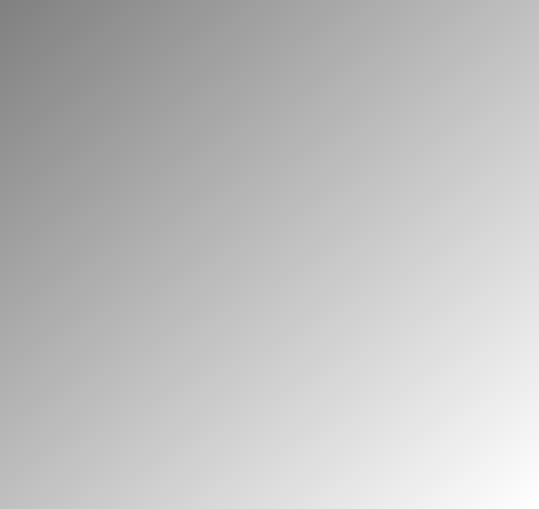
<?xml version="1.0" encoding="UTF-8"?>
<ui version="4.0">
 <class>QtStaircaseCardCreatorMainDialog</class>
 <widget class="QDialog" name="QtStaircaseCardCreatorMainDialog">
  <property name="windowModality">
   <enum>Qt::ApplicationModal</enum>
  </property>
  <property name="geometry">
   <rect>
    <x>0</x>
    <y>0</y>
    <width>539</width>
    <height>509</height>
   </rect>
  </property>
  <property name="sizePolicy">
   <sizepolicy hsizetype="Maximum" vsizetype="Maximum">
    <horstretch>0</horstretch>
    <verstretch>0</verstretch>
   </sizepolicy>
  </property>
  <property name="windowTitle">
   <string>CodeToHtml</string>
  </property>
  <property name="windowIcon">
   <iconset resource="../../Games/GameAminoAcidFighter/GameAminoAcidFighter.qrc">
    <normaloff>:/images/R.png</normaloff>:/images/R.png</iconset>
  </property>
  <property name="styleSheet">
   <string notr="true">QDialog { 
background-color: qlineargradient(x1: 0, y1: 0, x2: 1, y2: 1, stop: 0  #808080, stop: 1 #ffffff);
}

QPushButton { font: 18 px  }
QTabWidget { font: 12 px  }
QLabel { font: 12px }
QComboBox { font: 12px }
QPlainTextEdit { font: 10px }
</string>
  </property>
  <layout class="QGridLayout" name="gridLayout_2"/>
 </widget>
 <layoutdefault spacing="6" margin="11"/>
 <resources>
  <include location="../../Games/GameAminoAcidFighter/GameAminoAcidFighter.qrc"/>
 </resources>
 <connections/>
</ui>
